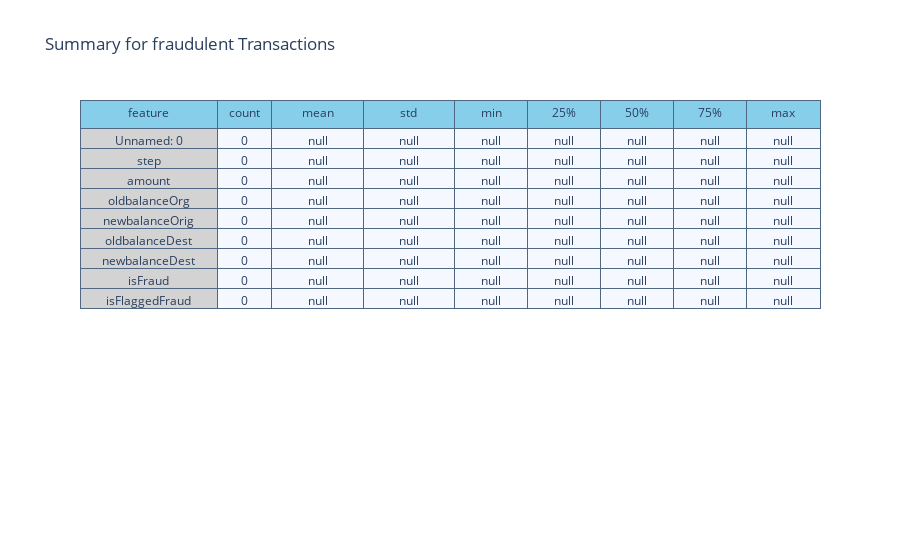

The notebook cell this image was saved under:
### Code cell
summary = (data[data['amount'] == 1].describe().transpose().reset_index())

summary = summary.rename(columns = {"index" : "feature"})
summary = np.around(summary,3)

val_lst = [summary['feature'], summary['count'],
           summary['mean'],summary['std'],
           summary['min'], summary['25%'],
           summary['50%'], summary['75%'], summary['max']]

trace  = go.Table(header = dict(values = summary.columns.tolist(),
                                line = dict(color = ['#506784']),
                                fill = dict(color = ['skyblue']),
                               ),
                  cells  = dict(values = val_lst,
                                line = dict(color = ['#506784']),
                                fill = dict(color = ["lightgrey",'#F5F8FF'])
                               ),
                  columnwidth = [150,60,100,100,80,80,80,80,80])
layout = go.Layout(dict(title = "Summary for fraudulent Transactions"))
figure = go.Figure(data=[trace],layout=layout)
py.iplot(figure)

### Figure 1 — Plotly figure (JSON) as saved in the notebook; plotly's stock layout.template omitted (floating-point values rounded to 4 significant figures)
{"data": [{"cells": {"fill": {"color": ["lightgrey", "#F5F8FF"]}, "line": {"color": ["#506784"]}, "values": [["Unnamed: 0", "step", "amount", "oldbalanceOrg", "newbalanceOrig", "oldbalanceDest", "newbalanceDest", "isFraud", "isFlaggedFraud"], [0, 0, 0, 0, 0, 0, 0, 0, 0], [null, null, null, null, null, null, null, null, null], [null, null, null, null, null, null, null, null, null], [null, null, null, null, null, null, null, null, null], [null, null, null, null, null, null, null, null, null], [null, null, null, null, null, null, null, null, null], [null, null, null, null, null, null, null, null, null], [null, null, null, null, null, null, null, null, null]]}, "columnwidth": [150, 60, 100, 100, 80, 80, 80, 80, 80], "header": {"fill": {"color": ["skyblue"]}, "line": {"color": ["#506784"]}, "values": ["feature", "count", "mean", "std", "min", "25%", "50%", "75%", "max"]}, "type": "table"}], "layout": {"title": {"text": "Summary for fraudulent Transactions"}}}
